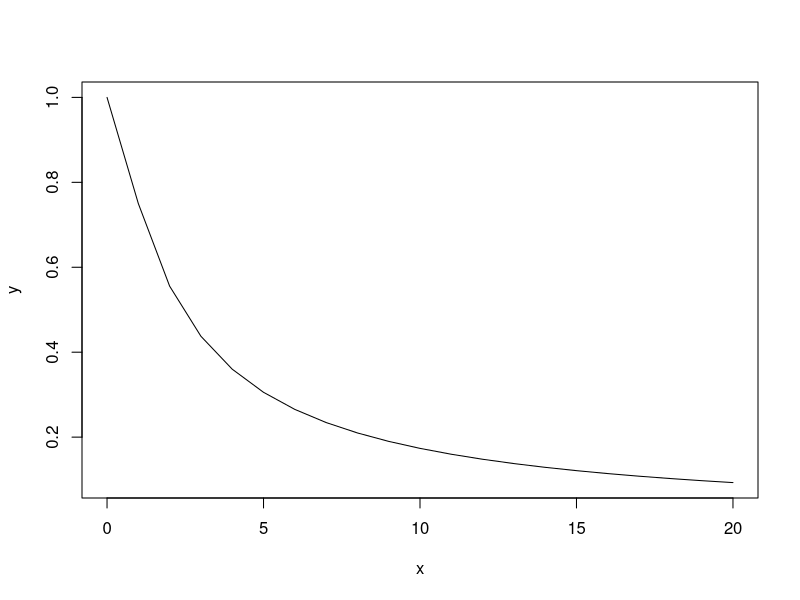
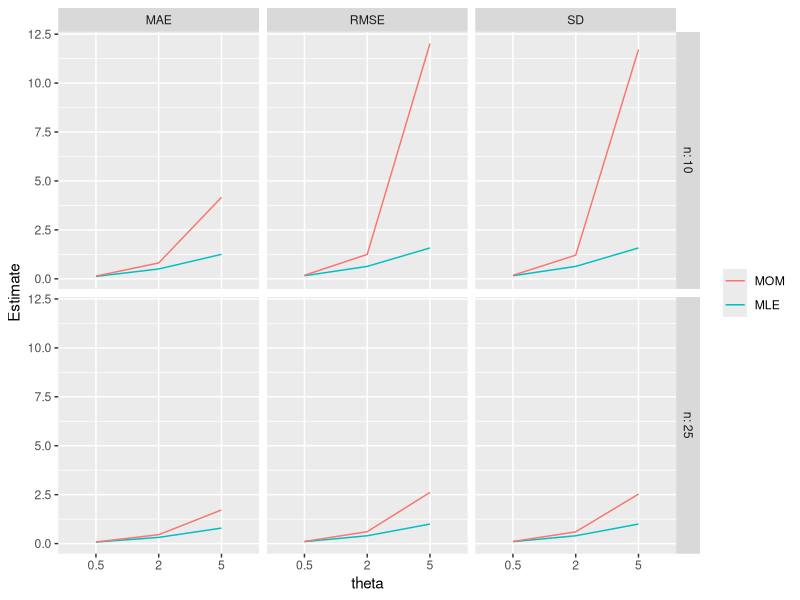

Source code (R) for these figures, in order:
## ---- chunk 1
knitr::opts_chunk$set(echo = TRUE)
library(tidyverse)
## ---- chunk 2
x <- 0:20
y <- (1 + 2*x)/((1 + x)^2)
plot(x, y, type = "l" )
## ---- chunk 3
n <- c(10, 25)
theta <- c(.5, 2, 5)
nsim <- 100000

# Summary functions
mae <- function(x, theta) mean(abs(x - theta))
rmse <- function(x, theta) sqrt(mean((x - theta)^2))

sd_mle <- sd_mom <- rmse_mle <- rmse_mom <- mae_mle <- mae_mom <- 
  matrix(NA, 
         nrow = length(n), 
         ncol = length(theta), 
         dimnames = list(n, theta) )
# For one n and one theta)
for(j in 1:length(n)){
  for(k in 1:length(theta)){
    # Simulation
    mle <- mom <- rep(NA, nsim)
    for(i in 1:nsim){
      X <- rbeta(n[j], 1/theta[k], 1)
      mle[i] <- -sum(log(X))/n[j]
      mom[i] <- (1-mean(X))/mean(X)
    }
    # Summaries
    # SD
    sd_mle[j, k] <- sd(mle)
    sd_mom[j, k] <- sd(mom)
  
    # RMSE
    rmse_mle[j, k] <- rmse(mle, theta[k])
    rmse_mom[j, k] <- rmse(mom, theta[k])
  
    # MAE
    mae_mle[j, k] <- mae(mle, theta[k])
    mae_mom[j, k] <- mae(mom, theta[k])
  }
}

 res <- list(sd_mle, sd_mom, rmse_mle, rmse_mom, mae_mle, mae_mom) %>%
   map(., as_tibble) %>% 
   do.call(bind_rows, .) %>% 
   mutate(Estimator = rep(c("MLE", "MLE", "MOM", "MOM"), 3),
          n = rep(n, 6),
          Statistic = rep(c("SD", "RMSE", "MAE"), each = 4) ) %>% 
   gather(theta, Estimate, 1:3) %>% 
   arrange(n, theta, Estimator) %>% 
   select(n, theta, Estimator, Statistic, Estimate) 
 
 res %>% print(n = Inf)
 
 # Make a graph
 ggplot(res, aes(theta, Estimate, group = Estimator)) + 
   geom_path(aes(color = factor(Estimator, levels = rev(levels(factor(res$Estimator))))))+ 
   facet_grid(n ~ Statistic, labeller = labeller(.rows = label_both) ) + 
   theme(legend.title = element_blank() ) 
## ---- chunk 4
#' I'm keeping this because it's what Josh helped me with. I'm not totally sure it's working for large nsim. 

# sim_fun <- function(x){
#   tibble::tibble(
#     X = rbeta(x$n, 1/x$theta, 1) # df with n rows, col X
#   ) %>% 
#   summarise(
#     MLE = -sum(log(X))/x$n,
#     MOM = (1-mean(X))/mean(X)
#   ) %>% 
#   mutate_at(vars(MLE, MOM), round, digits = 3)
# } # Returns df with 1 row, cols MLE and MOM
# 
# wrapper <- function(n, theta){
#   tst <- tibble::tibble(
#       n = n # df with length(n) rows, 1 col
#     ) %>% 
#     tidyr::expand(n, theta = theta) %>% 
#     group_by(n, theta) %>% 
#     do(sim_fun(.)) %>% # Do sim_fun for each n and theta
#     tidyr::gather(Method, Statistic, -n, -theta)
#   return(tst)
# }
# 
# out <- purrr::rerun(
#   nsim, 
#   wrapper(n = n, theta = theta) ) %>% 
#   bind_rows() %>% 
#   group_by(n, theta, Method) %>% 
#   summarise(
#     SD = sd(Statistic),
#     RMSE = rmse(Statistic),
#     MAE = mae(Statistic)
#   )
  

    
